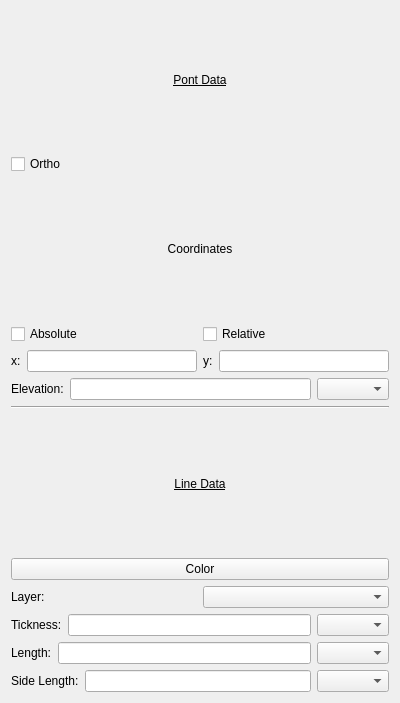
<?xml version="1.0" encoding="UTF-8"?>
<ui version="4.0">
 <class>lpRectangles</class>
 <widget class="QWidget" name="lpRectangles">
  <property name="geometry">
   <rect>
    <x>0</x>
    <y>0</y>
    <width>400</width>
    <height>703</height>
   </rect>
  </property>
  <property name="windowTitle">
   <string>Form</string>
  </property>
  <layout class="QVBoxLayout" name="verticalLayout">
   <item>
    <widget class="QLabel" name="PointData">
     <property name="font">
      <font>
       <underline>true</underline>
      </font>
     </property>
     <property name="text">
      <string>Pont Data</string>
     </property>
     <property name="alignment">
      <set>Qt::AlignCenter</set>
     </property>
    </widget>
   </item>
   <item>
    <widget class="QCheckBox" name="OrthoCheckBox">
     <property name="text">
      <string>Ortho</string>
     </property>
    </widget>
   </item>
   <item>
    <widget class="QLabel" name="Coordinates">
     <property name="text">
      <string>Coordinates</string>
     </property>
     <property name="alignment">
      <set>Qt::AlignCenter</set>
     </property>
    </widget>
   </item>
   <item>
    <layout class="QHBoxLayout" name="horizontalLayout">
     <item>
      <widget class="QCheckBox" name="AbsoluteCheckBox">
       <property name="text">
        <string>Absolute</string>
       </property>
      </widget>
     </item>
     <item>
      <widget class="QCheckBox" name="RelativeCheckBox">
       <property name="text">
        <string>Relative</string>
       </property>
      </widget>
     </item>
    </layout>
   </item>
   <item>
    <layout class="QHBoxLayout" name="horizontalLayout_2">
     <item>
      <widget class="QLabel" name="XLabel">
       <property name="text">
        <string>x:</string>
       </property>
      </widget>
     </item>
     <item>
      <widget class="QLineEdit" name="XLineEdit"/>
     </item>
     <item>
      <widget class="QLabel" name="YLabel">
       <property name="text">
        <string>y:</string>
       </property>
      </widget>
     </item>
     <item>
      <widget class="QLineEdit" name="YLineEdit"/>
     </item>
    </layout>
   </item>
   <item>
    <layout class="QHBoxLayout" name="horizontalLayout_3">
     <item>
      <widget class="QLabel" name="Elevation">
       <property name="text">
        <string>Elevation:</string>
       </property>
      </widget>
     </item>
     <item>
      <widget class="QLineEdit" name="ElevationLineEdit"/>
     </item>
     <item>
      <widget class="QComboBox" name="ElevationComboBox"/>
     </item>
    </layout>
   </item>
   <item>
    <widget class="Line" name="line">
     <property name="orientation">
      <enum>Qt::Horizontal</enum>
     </property>
    </widget>
   </item>
   <item>
    <widget class="QLabel" name="LineData">
     <property name="font">
      <font>
       <underline>true</underline>
      </font>
     </property>
     <property name="text">
      <string>Line Data</string>
     </property>
     <property name="alignment">
      <set>Qt::AlignCenter</set>
     </property>
    </widget>
   </item>
   <item>
    <widget class="QPushButton" name="Color">
     <property name="text">
      <string>Color</string>
     </property>
    </widget>
   </item>
   <item>
    <layout class="QHBoxLayout" name="horizontalLayout_4">
     <item>
      <widget class="QLabel" name="Layer">
       <property name="text">
        <string>Layer:</string>
       </property>
      </widget>
     </item>
     <item>
      <widget class="QComboBox" name="LayerComboBox"/>
     </item>
    </layout>
   </item>
   <item>
    <layout class="QHBoxLayout" name="horizontalLayout_5">
     <item>
      <widget class="QLabel" name="Thickness">
       <property name="text">
        <string>Tickness:</string>
       </property>
      </widget>
     </item>
     <item>
      <widget class="QLineEdit" name="ThicknessLineEdit"/>
     </item>
     <item>
      <widget class="QComboBox" name="ThicknessComboBox"/>
     </item>
    </layout>
   </item>
   <item>
    <layout class="QHBoxLayout" name="horizontalLayout_6">
     <item>
      <widget class="QLabel" name="Length">
       <property name="text">
        <string>Length:</string>
       </property>
      </widget>
     </item>
     <item>
      <widget class="QLineEdit" name="LengthLineEdit"/>
     </item>
     <item>
      <widget class="QComboBox" name="LengthComboBox"/>
     </item>
    </layout>
   </item>
   <item>
    <layout class="QHBoxLayout" name="horizontalLayout_7">
     <item>
      <widget class="QLabel" name="SideLength">
       <property name="text">
        <string>Side Length:</string>
       </property>
      </widget>
     </item>
     <item>
      <widget class="QLineEdit" name="SideLengthLineEdit"/>
     </item>
     <item>
      <widget class="QComboBox" name="SideLengthComboBox"/>
     </item>
    </layout>
   </item>
  </layout>
 </widget>
 <resources/>
 <connections/>
</ui>
